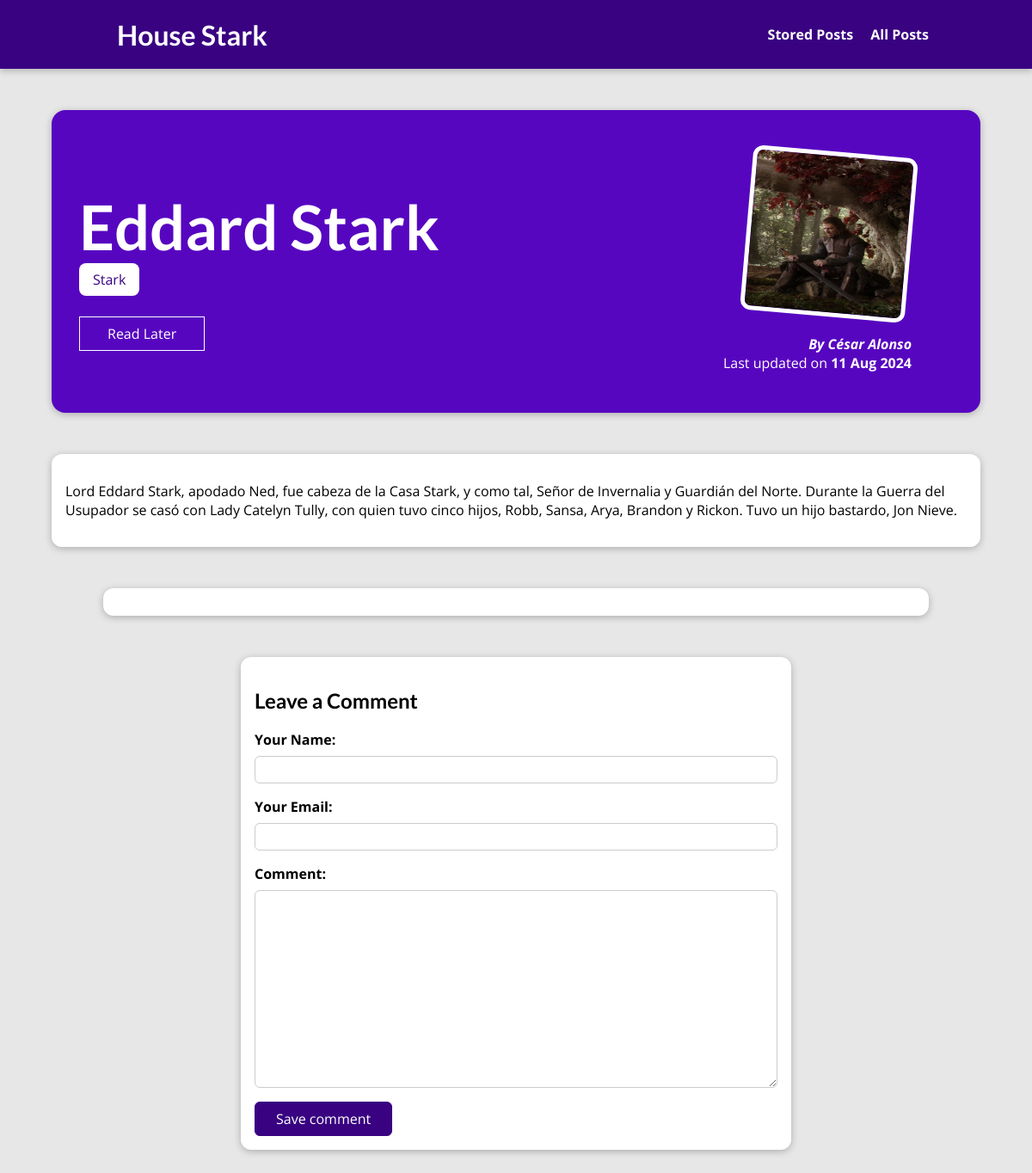
Page /posts/eddard-stark on the committed database.
### blog/models.py (models this page shows, shortened)
class Post (models.Model):
    title = models.CharField(max_length=150)
    excerpt = models.CharField(max_length=200)
    image = models.ImageField(upload_to="posts", null=True)
    date = models.DateField(auto_now=True)
    slug = models.SlugField(unique=True, db_index=True)
    content = models.TextField(validators=[MinLengthValidator(10)])
    author = models.ForeignKey(Author, on_delete=models.SET_NULL, null=True, related_name="posts")
    tags = models.ManyToManyField(Tag)

class Tag (models.Model):
    caption = models.CharField(max_length=20)

class Author (models.Model):
    first_name = models.CharField(max_length=100)
    last_name = models.CharField(max_length=100)
    email_address = models.EmailField(max_length=254)
    def full_name(self):
        return f"{self.first_name} {self.last_name}"
    def __str__(self):
        return self.full_name()

### blog/views.py (the view, shortened to what this page needs)
# urls.py: path("posts/<slug:slug>", views.SinglePostView.as_view(), name="post-detail-page"),
class SinglePostView(View):
    def is_stored_post(self, request, post_id):
        stored_posts = request.session.get("stored_posts")
        if stored_posts is not None:
            return post_id in stored_posts
        else:
            return False
    def get(self, request, slug):
        post = Post.objects.get(slug=slug)
        context = {
            "post": post,
            "post_tags": post.tags.all(),
            "comment_form": CommentForm(),
            "comments": post.comments.all().order_by("-id"),
            "save_for_later": self.is_stored_post(request, post.id)
        }
        return render(request, "blog/post-detail.html", context)

### blog/forms.py
class CommentForm(forms.ModelForm):
    class Meta:
        model = Comment
        exclude = ["post"]
        labels = {
            "user_name": "Your Name",
            "user_email": "Your Email",
            "text": "Comment"
        }

### blog/templates/blog/post-detail.html (shortened to what this page needs)
{% extends "base.html" %}
{% load static  %}
{% block css_files %}
    <link rel="stylesheet" href="{% static "blog/post-detail.css" %}">
{% endblock %}
{% block content %}
    <section id="summary">
        <h2>{{ post.title }}</h2>
        <div>
            {% for tag in post_tags %}
                <span class="tag">{{ tag.caption }}</span>
            {% endfor %}
        </div>
        <div id="read-later">
            <form action="{% url "read-later" %}", method="POST">
                <button>
                    {% if save_for_later %}
                        Remove from "Read Later"
                    {% else %}
                        Read Later
                    {% endif %}
                </button>
            </form>
        </div>
        <article>
            <img src="{{ post.image.url }}" alt="{{ post.title }}">
            <address>By <a href="mailto:{{ post.author.email_address }}">{{ post.author }}</a></address>
            <div>
                Last updated on <time datetime="">{{ post.date|date:"d M Y" }}</time>
            </div>
        </article>
    </section>
    <main>
        {{ post.content|linebreaks }}
    </main>
    <section id="comments">
    </section>
    <section id="comment-form">
        <h2>Leave a Comment</h2>
        <form action="{% url "post-detail-page" post.slug %}" method="POST">
            {% for form_field in comment_form %}
                <div class="form-control {% if form_field.errors %}invalid{% endif %}">
                    {{ form_field.label_tag }}
                    {{ form_field }}
                </div>
            {% endfor %}
            <button>Save comment</button>
        </form>
    </section>
{% endblock %}

### static/app.css (style rules this page uses)
* { box-sizing: border-box; }
html { font-family: 'Open Sans', 'Lato', sans-serif; }
body { margin: 0; }
h1, h2, h3 { font-family: 'Lato', sans-serif; font-weight: bold; }

### blog/static/blog/post-detail.css (style rules this page uses)
body { background-color: #e7e7e7; }
#summary { margin: 8rem auto 3rem auto; padding: 2rem; width: 90%; max-width: 90rem; border-radius: 16px; background-color: #5706c0; position: relative; box-shadow: 0 2px 8px rgba(0, 0, 0, 0.25); height: 22rem; }
#summary h2 { color: white; font-size: 4.5rem; margin-bottom: 0.5rem; }
#summary article { position: absolute; top: 2rem; right: 3rem; padding: 1rem 2rem; border-radius: 12px; text-align: right; color: white; }
#summary article img { width: 12rem; height: 12rem; border-radius: 12px; transform: rotateZ(5deg); border: 5px solid white; margin-bottom: 1rem; }
#summary address { font-weight: bold; }
#summary a { color: white; text-decoration: none; }
#summary time { font-weight: bold; }
#read-later { margin: 2rem 0; }
#read-later button { background-color: transparent; border: 1px solid white; padding: 0.5rem 2rem; font: inherit; color: white; cursor: pointer; }
main { width: 90%; max-width: 90rem; margin: 3rem auto; background-color: white; padding: 1rem; border-radius: 12px; box-shadow: 0 2px 8px rgba(0, 0, 0, 0.25); }
.tag { background-color: white; color: #390281; padding: 0.5rem 1rem; border-radius: 8px; }
#comment-form { margin: 3rem auto; width: 90%; max-width: 40rem; border-radius: 12px; background-color: white; box-shadow: 0 2px 8px rgba(0, 0, 0, 0.25); padding: 1rem; }
#comment-form button { font: inherit; background-color: #390281; color: white; border: 1px solid #390281; padding: 0.5rem 1.5rem; border-radius: 6px; cursor: pointer; }
.form-control { margin-bottom: 1rem; }
.form-control label { font-weight: bold; margin-bottom: 0.5rem; display: block; }
.form-control input, .form-control textarea { display: block; width: 100%; font: inherit; padding: 0.25rem; border-radius: 6px; border: 1px solid #ccc }
#comments { margin: 3rem auto; width: 90%; max-width: 60rem; border-radius: 12px; background-color: white; box-shadow: 0 2px 8px rgba(0, 0, 0, 0.25); padding: 1rem 2rem; }

### rows in the picture
Post: title "Eddard Stark", image (picture), author "César Alonso", date "11 Aug 2024", content "Lord Eddard Stark, apodado Ned, fue cabeza de la Casa Stark, y como tal, Señor de Invernalia y Guardián del Norte. Durante la Guerra del Usupador se casó con Lady Catelyn Tully, con quien tuvo cinco hijos, Robb, Sansa, Arya, Brandon y Rickon. Tuvo un hijo bastardo, Jon Nieve."
Tag: caption "Stark"
